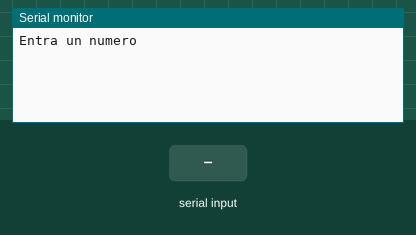
Recording of a sketch running on a simulated Arduino Uno, built with avr-gcc and run on an emulated ATmega328P. Shown: the last lines printed to the serial monitor. Inputs (shaded band) come from the test bench.

Above: at 1.2 s.
1.3 s: "90,45\n" received over Serial
At 2.5 s:
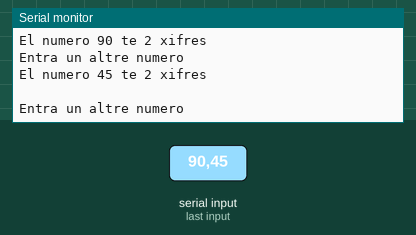
2.8 s: byte 10 ('\n') received over Serial
At 5.0 s:
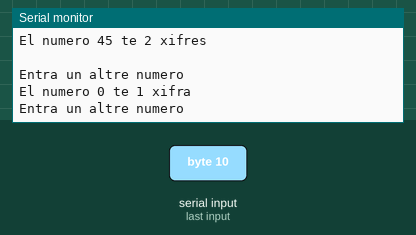
5.3 s: "30,150\n" received over Serial
At 6.0 s:
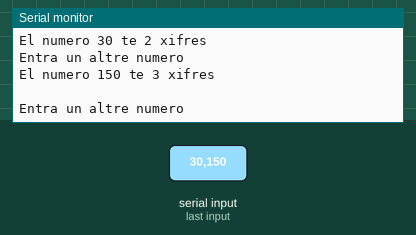
Timing chart, 0 to 8.3 s (numbered marks = the images above; inputs shaded):
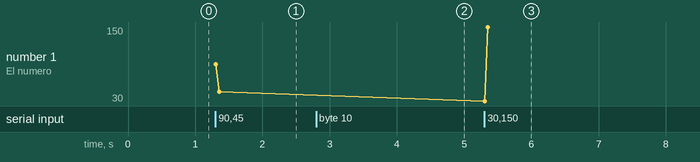

Measured:
- after the input at 1.3 s, the serial monitor: prints a new line at once (image 1)
- after the input at 2.8 s, the serial monitor: prints a new line after 1.0 s (image 2)
- after the input at 5.3 s, the serial monitor: prints a new line at once (image 3)
- plotted number 1: 45 → 150 after the input at 5.3 s

The sketch:

serial_5.3.ino
```cpp
/************************************************************************************************************************
**                                                                                                                     **
**                                                      Serial 5.3                                                     **
**                                                                                                                     **
**                                                                                                                     **
**                                                                                                                     **
************************************************************************************************************************/

//********** INCLUDE **************************************************************

//********** VARIABLES ************************************************************
int n1;

//********** SETUP ****************************************************************
void setup()
{                         // S'executa un sol cop
  Serial.begin(9600);     // Configura una biblioteca a 9600 bpm
  Serial.println ("Entra un numero");   // Escriu  (Entra un numero)

}
//********** LOOP *****************************************************************
 void loop ()
 {
   while (Serial.available() > 0) {      // Llegeix els números del Serial
    n1 = Serial.parseFloat();
    Serial.print ("El numero ");         // Escriu a una nova línia (El numero )
    Serial.print (n1);                   // Escriu el valor de "n1"
    if (n1 / 10 == 0)            // Si divideixes entre 10 n1 i dona 0 ...
      {
      Serial.println (" te 1 xifra");    // Escriu ( te 1 xifra)
      }
    else if (n1 / 100 == 0)      // Si fas n1 entre 100 i dona 0 ...
      {
      Serial.println (" te 2 xifres");   // Escriu ( te 2 xifres)
      }
    else if (n1 / 1000 == 0)     // Si fas n1 entre 1000 i dona 0 ...
      {
      Serial.println (" te 3 xifres");   // Escriu ( te 3 xifres)
      }
    else if (n1 / 10000 == 0)    // Si fas n1 entre 10000 i dona 0 ...
      {
      Serial.println (" te 4 xifres");   // Escriu ( te 4 xifres)
      }
    else if (n1 / 100000 == 0)   // Si fas n1 100000 i dona 0 ...
      {
      Serial.println (" te 5 xifres");   // Escriu ( te 5 xifres)
      }
    else if (n1 / 1000000 == 0)  // Si fas n1 entre 1000000 i dona 0 ...
      {
      Serial.println (" te 6 xifres");   // Escriu ( te 6 xifres)
      }

    if (Serial.read() == '\n')
    Serial.println (" ");                       // Escriu ( )
    Serial.println ("Entra un altre numero");
                          // Escriu a la següent linia (Entra un altre numero)
  }
 }
```
